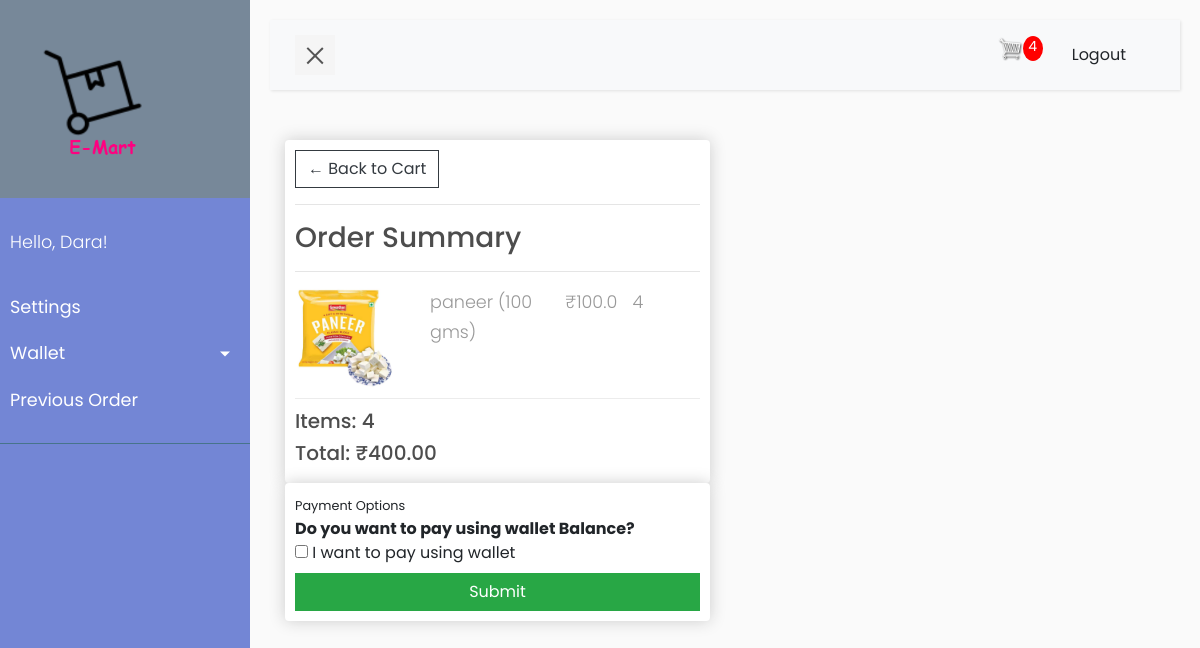
The app's page /checkout/ (signed in) with its own data.
### accounts/models.py (models this page shows)
class CustomUser(AbstractUser):
    name = models.CharField(max_length=50, null=True, blank=True)
    email = models.EmailField(unique=True)
    Gender = models.CharField(max_length=6, choices=GENDER_CHOICES,default='Male')
    Birthday = models.DateField(null=True,blank=True,auto_created=True)
    phone_regex = RegexValidator(regex=r'^\+?1?\d{9,15}$',
                                 message="Phone number must be entered in the format: '+999999999'. Up to 15 digits "
                                         "allowed.")
    phone_number = models.CharField(validators=[phone_regex], max_length=17, blank=True)  # validators should be a list
    profile_pic = models.ImageField(default="default.png", null=True, blank=True)
    proof = models.ImageField(default="default_proof.JPG", blank=True, null=True)
    address1 = models.CharField(max_length=100, blank=True, null=True)
    address2 = models.CharField(max_length=100, blank=True, null=True)
    pin_code = models.CharField(max_length=12, blank=True, null=True)
    city = models.CharField(max_length=20, blank=True, null=True)
    country = models.CharField(max_length=12, blank=True, null=True)

### store/models.py (models this page shows, shortened)
class OrderItem(models.Model):
    product = models.ForeignKey(Product, on_delete=models.SET_NULL, blank=True, null=True)
    order = models.ForeignKey(Order, on_delete=models.SET_NULL, blank=True, null=True)
    quantity = models.IntegerField(default=0, null=True, blank=True)
    @property
    def get_total(self):
        total = self.product.price * self.quantity
        return total

class Product(models.Model):
    name = models.CharField(max_length=200, null=True)
    price = models.FloatField()
    image = models.ImageField(null=True, blank=True)
    description = RichTextField(blank=True,null=True,default="Your description goes here...")
    tags = models.ManyToManyField(Tag)
    @property
    def imageURL(self):
        try:
            url = self.image.url
        except:
            url = ''
        return url

class Order(models.Model):
    customer = models.ForeignKey(Customer, on_delete=models.SET_NULL, blank=True, null=True)
    complete = models.BooleanField(default=False)
    amount = models.IntegerField(default=0)
    payment_id = models.CharField(max_length=100, blank=False, default="due payment")
    order_id = models.CharField(max_length=100, blank=False)
    paidto_wallet = models.BooleanField(default=False)
    paid = models.BooleanField(default=False)
    @property
    def get_cart_total(self):
        orderitems = self.orderitem_set.all()
        total = sum([item.get_total for item in orderitems])
        return total
    @property
    def get_cart_items(self):
        orderitems = self.orderitem_set.all()
        total = sum([item.quantity for item in orderitems])
        return total

### store/views.py (the view)
# urls.py: path('checkout/', views.checkout, name="checkout"),
@login_required(login_url='login_page')
def checkout(request):
    if request.user.is_authenticated:
        customer = request.user
        order, created = Order.objects.get_or_create(customer=customer, complete=False)
        items = order.orderitem_set.all()
        cartItems = order.get_cart_items
        print(items)
    else:
        items = []
        order = {'get_cart_total': 0, 'get_cart_items': 0}
        cartItems = order['get_cart_items']
    context = {'items': items, 'order': order, 'cartItems': cartItems}
    return render(request, 'store/checkout.html', context)

### store/templates/store/checkout.html (shortened to what this page needs)
{% extends 'store/main.html' %}
{% load static %}
{% block content %}
    <div class="row">
        <div class="col-lg-6">
            <div class="box-element">
                <a class="btn btn-outline-dark" href="{% url 'cart' %}">&#x2190; Back to Cart</a>
                <hr>
                <h3>Order Summary</h3>
                <hr>
                {% for item in items %}
                    <div class="cart-row">
                        <div style="flex:2"><img class="row-image" src="{{ item.product.imageURL }}"></div>
                        <div style="flex:2"><p>{{ item.product.name }}</p></div>
                        <div style="flex:1"><p>₹{{ item.product.price }}</p></div>
                        <div style="flex:1"><p>{{ item.quantity }}</p></div>
                    </div>
                {% endfor %}
                <h5>Items: {{ order.get_cart_items }}</h5>
                <h5>Total: ₹{{ order.get_cart_total|floatformat:2 }}</h5>
            </div>
            <div class="box-element" id="payment-info">
                <small>Payment Options</small>
                <form action="{% url 'home' order.id %}" method="POST">
                    <b>Do you want to pay using wallet Balance?</b>
                    <br>
                    <input type="checkbox" name="yes" value="yes">
                    <label for="yes">I want to pay using wallet</label>
                    <br>
                    <button type="submit" class="btn btn-success btn-block">Submit</button>
                </form>
            </div>
        </div>
    </div>
{% endblock content %}

### store/templates/store/main.html (shortened to what this page needs)
<!DOCTYPE html>
{% load static %}
<html>
<head>
    <link rel="stylesheet" href="https://stackpath.bootstrapcdn.com/bootstrap/4.4.1/css/bootstrap.min.css"
>
    <link rel="stylesheet" type="text/css" href="{% static 'css/main.css' %}">
    <link rel="stylesheet" type="text/css" href="{% static 'css/style5.css' %}">
</head>
<div class="wrapper">
    <nav id="sidebar">
        <div class="sidebar-header" style="background-color: lightslategray">
            <h3><a href="{% url 'ordered_item' %}"> <img class="logo"
                                                         src="{% static '/images/E-mart.drawio.png' %}"> </a></h3>
        </div>
        <ul class="list-unstyled components">
            <p>Hello, {{ request.user | title }}!</p>
            <li class="active">
                <span><a class="hello-msg" href="{% url 'settings' %}">Settings</a></span>
            </li>
            <li>
                <a href="#pageSubmenu" data-toggle="collapse" aria-expanded="false" class="dropdown-toggle">Wallet</a>
            </li>
            <li>
                <a href="{% url 'prev_orders' %}">Previous Order <span class="sr-only">(current)</span></a>
            </li>
        </ul>
    </nav>
    <div id="content">
        <nav class="navbar navbar-expand-lg navbar-light bg-light">
            <div class="container-fluid">
                <button type="button" id="sidebarCollapse" class="navbar-btn">
                    <span></span>
                </button>
                <div class="collapse navbar-collapse" id="navbarSupportedContent">
                    <ul class="nav navbar-nav ml-auto">
                        <li class="nav-item">
                            <a href="{% url 'cart' %}">
                                <img id="cart-icon" src="{% static 'images/cart.png' %}">
                            </a>
                        </li>
                        {% if cartItems %}
                            <li class="nav-item">
                                <a id="cart-total">{{ cartItems }}</a>
                            </li>
                        {% endif %}
                        <li class="nav-item px-3">
                            {% if request.user.is_anonymous %}
                                <span><a class="btn" href="{% url 'login_page' %}"> login</a></span>
                            {% else %}
                                <span><a class="btn" href="{% url 'logout_page' %}"> Logout</a></span>
                            {% endif %}
                        </li>
                    </ul>
                </div>
            </div>
        </nav>
        <div class="container">
            {% block content %}
            {% endblock content %}
        </div>
    </div>
</div>
</html>

### static/css/main.css (style rules this page uses)
h1, h2, h3, h4, h5, h6 { color: hsl(0, 0%, 30%); }
.box-element { box-shadow: hsl(0, 0%, 80%) 0 0 16px; background-color: #fff; border-radius: 4px; padding: 10px; }
#cart-icon { width: 25px; display: inline-block; margin-left: 15px; }
#cart-total { display: block; text-align: center; color: #fff; background-color: red; width: 20px; height: 25px; border-radius: 50%; font-size: 14px; }
.col-lg-4, .col-lg-6, .col-lg-8, .col-lg-12 { margin-top: 10px; }
.btn { border-radius: 0; }
.row-image { width: 100px; }
.cart-row { display: flex; align-items: flex-stretch; padding-bottom: 10px; margin-bottom: 10px; border-bottom: 1px solid #ececec; }

### static/css/style5.css (style rules this page uses)
p { font-family: 'Poppins', sans-serif; font-size: 1.1em; font-weight: 300; line-height: 1.7em; color: #999; }
a, a:hover, a:focus { color: inherit; text-decoration: none; transition: all 0.3s; }
.navbar { padding: 15px 10px; background: #fff; border: none; border-radius: 0; margin-bottom: 40px; box-shadow: 1px 1px 3px rgba(0, 0, 0, 0.1); }
.navbar-btn { box-shadow: none; outline: none !important; border: none; }
.wrapper { display: flex; width: 100%; align-items: stretch; perspective: 1500px; }
#sidebar { min-width: 250px; max-width: 250px; background: #7386D5; color: #fff; transition: all 0.6s cubic-bezier(0.945, 0.020, 0.270, 0.665); transform-origin: bottom left; }
#sidebar .sidebar-header { padding: 20px; background: #6d7fcc; }
#sidebar ul.components { padding: 20px 0; border-bottom: 1px solid #47748b; }
#sidebar ul p { color: #fff; padding: 10px; }
#sidebar ul li a { padding: 10px; font-size: 1.1em; display: block; }
a[data-toggle="collapse"] { position: relative; }
.dropdown-toggle::after { display: block; position: absolute; top: 50%; right: 20px; transform: translateY(-50%); }
#content { width: 100%; padding: 20px; min-height: 100vh; transition: all 0.3s; }
#sidebarCollapse { width: 40px; height: 40px; background: #f5f5f5; cursor: pointer; }
#sidebarCollapse span { width: 80%; height: 2px; margin: 0 auto; display: block; background: #555; transition: all 0.8s cubic-bezier(0.810, -0.330, 0.345, 1.375); transition-delay: 0.2s; }
#sidebarCollapse span:last-of-type { transform: rotate(-45deg) translate(1px, -1px); }

### store/templates/store/main.html (style rules this page uses)
.hello-msg { font-size: 18px; color: #fff; margin-right: 20px; }
.logo { max-width: 150px; max-height: 150px; margin: 0 auto; border-radius: 10%; }

### records on screen
CustomUser: user "Dara"
OrderItem: product.imageURL (picture), product.name "paneer (100 gms)", product.price "100.0", quantity "4"
Order: get_cart_items "4", get_cart_total "400.00"

### other values on screen
{{ cartItems }} "4"
